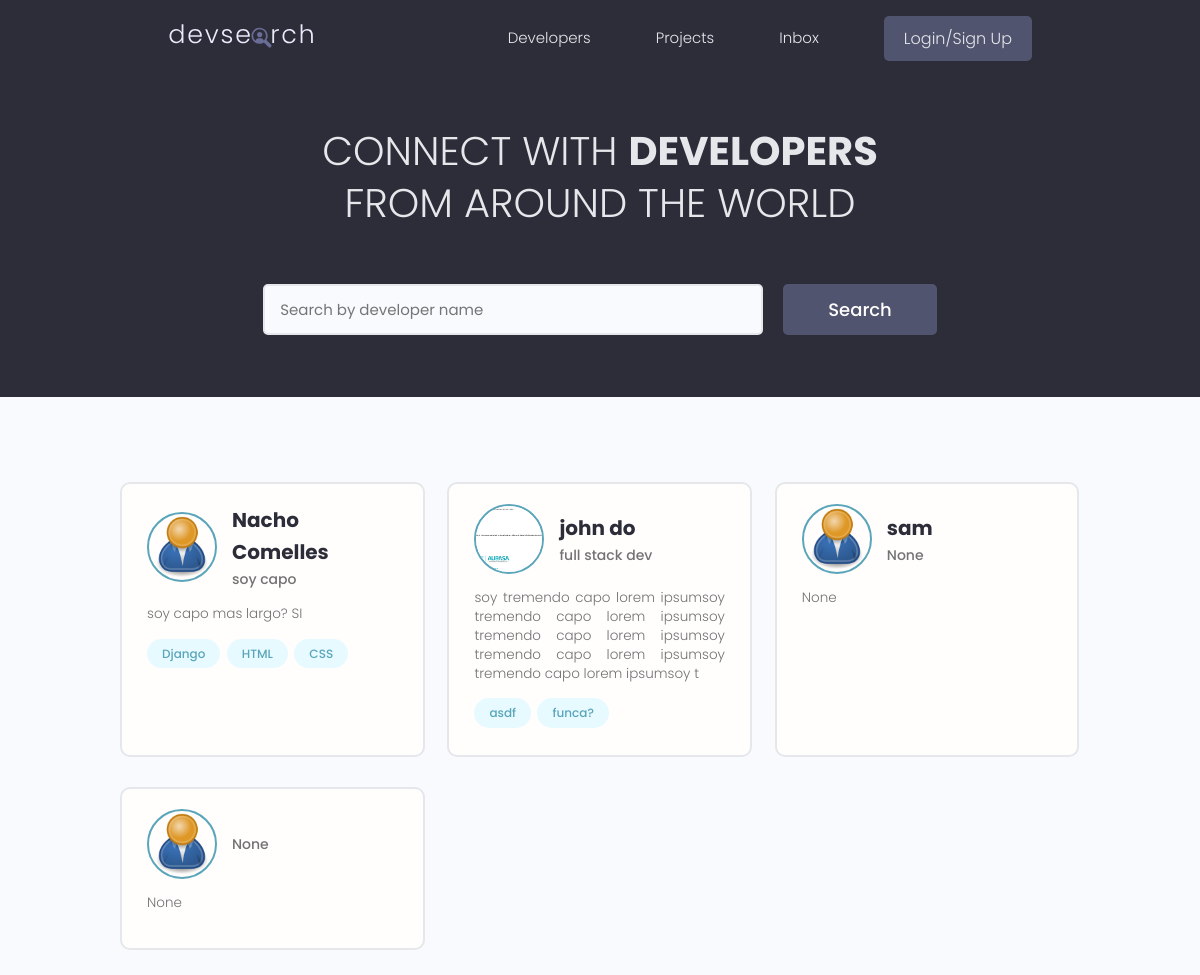
The page / on the database its author committed.
### users/models.py (models this page shows, shortened)
class Profile(models.Model):
    user = models.OneToOneField(User, on_delete=models.CASCADE, null=True, blank=True, related_name='profile')
    username = models.CharField(max_length=200, blank=True, null= True)
    location = models.CharField(max_length=200, blank=True, null= True)
    name = models.CharField(max_length=200, blank=True, null= True)
    email = models.EmailField(max_length=500, blank=True, null= True)
    short_intro = models.CharField(max_length=200, blank=True, null= True)
    bio = models.TextField(blank= True, null = True)
    profile_image = models.ImageField(null=True, blank=True, upload_to= 'profiles/', default='profiles/user-default.png')
    social_github = models.CharField(max_length=200, blank=True, null= True)
    social_linkedin = models.CharField(max_length=200, blank=True, null= True)
    social_twitter = models.CharField(max_length=200, blank=True, null= True)
    social_youtube = models.CharField(max_length=200, blank=True, null= True)
    social_website = models.CharField(max_length=200, blank=True, null= True)
    created = models.DateTimeField(auto_now_add=True) #crea TimeStamp automaticamente
    id = models.UUIDField(default=uuid.uuid4, unique=True, primary_key=True, editable=False)

class Skill(models.Model):
    owner = models.ForeignKey(Profile, on_delete=models.CASCADE, null=True, blank=True)
    name = models.CharField(max_length=200)
    description = models.TextField(max_length=500, null= True, blank=True)
    created = models.DateTimeField(auto_now_add=True) #crea TimeStamp automaticamente
    id = models.UUIDField(default=uuid.uuid4, unique=True, primary_key=True, editable=False)
    def __str__(self):
        return str(self.name)

### users/views.py (the view)
# urls.py: path('', views.profiles, name = 'profiles'),
def profiles(request):
    profiles = Profile.objects.all()
    context = {'profiles': profiles}
    return render(request, 'users/profiles.html', context)

### users/templates/users/profiles.html (shortened to what this page needs)
{% extends 'main.html' %}
{% block content %}
<main class="home">
    <section class="hero-section text-center">
      <div class="container container--narrow">
        <div class="hero-section__box">
          <h2>CONNECT WITH <span>DEVELOPERS</span></h2>
          <h2>FROM AROUND THE WORLD</h2>
        </div>
        <div class="hero-section__search">
          <form class="form" action="#" method="get">
            <div class="form__field">
              <input class="input input--text" id="formInput#search" type="text" name="text"
                placeholder="Search by developer name" />
            </div>
            <input class="btn btn--sub btn--lg" type="submit" value="Search" />
          </form>
        </div>
      </div>
    </section>
    <section class="devlist">
      <div class="container">
        <div class="grid grid--three">
            {% for profile in profiles%}
          <div class="column card">
            <div class="dev">
              <a href="{% url 'user-profile' profile.id %}" class="card__body">
                <div class="dev__profile">
                  <img class="avatar avatar--md" src="{{profile.profile_image.url}}" alt="image" />
                  <div class="dev__meta">
                    <h3>{{profile.name}}</h3>
                    <h5>{{profile.short_intro|slice:'60'}}</h5>
                  </div>
                </div>
                <p class="dev__info">{{profile.bio|slice:'150'}}</p>
                <div class="dev__skills">
                {% for skill in profile.skill_set.all %}
                  <span class="tag tag--pill tag--main">
                    <small>{{skill}}</small>
                  </span>
                {% endfor %}
                </div>
              </a>
            </div>
          </div>
          {% endfor %}
        </div>
      </div>
    </section>
  </main>
</body>
{% endblock content %}

### static/styles/app.css (style rules this page uses)
:root { --color-sub: #2d2d39; }
.btn--sub { background-color: var(--color-sub-light); }
.card { border: 2px solid var(--color-light); }
img { width: 100%; }
.hero-section { height: 40vh; display: flex; align-items: center; background-color: var(--color-sub); }
.hero-section__box { margin-bottom: 4rem; }
.hero-section__box > h2, .hero-section__box > h2 > span { font-size: 4rem; color: var(--color-light); line-height: 1.3; text-transform: uppercase; }
.hero-section__box > h2 { font-weight: 300; }
.hero-section__box > h2 > span { font-weight: 700; }
.hero-section__search > .form { display: flex; align-items: center; justify-content: center; gap: 2rem; }
.hero-section__search > .form input.input--text { width: 50rem; }
.devlist { margin-top: 8rem; }
.devlist .grid { align-items: stretch; }
.devlist .dev .dev__profile { display: flex; align-items: center; gap: 1.5rem; }
.devlist .dev .dev__meta h3 { color: var(--color-sub); font-size: 2rem; font-weight: 700; }
.devlist .dev .dev__meta h5 { color: var(--color-text); font-size: 1.4rem; font-weight: 500; }
.devlist .dev .dev__info { margin: 1.5rem 0; font-size: 1.35rem; line-height: 1.4; text-align: justify; }

### static/uikit/styles/modules/_variables.css (style rules this page uses)
:root { --color-main: #5aa5b9; --color-main-light: #e6faff; --color-sub: #3f4156; --color-sub-light: #51546e; --color-sub-lighter: #ededfd; --color-text: #737373; --color-gray: #8b8b8b; --color-light: #e5e7eb; --color-light-gray: #767676; --color-bg: #f8fafd; --color-white: #fffefd; --color-white-light: #f3f3f3; --color-success: #359e64; --color-success-bg: #def8e8; --color-error: #fc4b0b; --color-error-bg: #fff2ee; --font-base: 'Poppins', arial, helvetica, 'Segoe UI', roboto, ubuntu, sans-serif; --font-monospace: 'Fira Code', 'Courier New', courier, monospace; --font-regular: 300; --font-medium: 500; --font-bold: 700; --generic-shadow: 1px 1px 5px #00000010; --generic-transition: all 0.3s ease-in-out; }

### static/uikit/styles/modules/_base.css (style rules this page uses)
* { margin: 0; padding: 0; box-sizing: border-box; text-rendering: optimizeLegibility; color: inherit; font-size: inherit; }
html { font-size: 50%; }
@media only screen and (min-width: 480px) { html { font-size: 56.25%; } }
@media only screen and (min-width: 1200px) { html { font-size: 62.5%; } }
body { line-height: 1.6; font-weight: 400; font-size: 1.5rem; color: var(--color-text); background-color: var(--color-bg); min-height: 100vh; }

### static/uikit/styles/modules/_typography.css (style rules this page uses)
* { font-family: var(--font-base); }
h2 { font-size: 3.6rem; font-weight: var(--font-bold); }
h3 { font-size: 3.2rem; font-weight: var(--font-medium); }
h5 { font-size: 2.4rem; font-weight: var(--font-medium); }
h5, h6 { font-weight: var(--font-regular); }
p, span, strong { font-size: 1.6rem; color: var(--color-text); font-weight: var(--font-regular); }
a { padding-bottom: 2px; text-decoration: none; display: inline-block; color: var(--color-main); font-weight: var(--font-medium); }

### static/uikit/styles/modules/_utilities.css (style rules this page uses)
.container { width: 92%; max-width: 165rem; margin: 0 auto; box-sizing: border-box; }
.container--narrow { width: 92%; max-width: 120rem; }
@media screen and (min-width: 1000px) { .container { width: 90%; } }
@media screen and (min-width: 1000px) { .container--narrow { width: 85%; } }
@media screen and (min-width: 1200px) { .container { width: 80%; } }
@media screen and (min-width: 1200px) { .container--narrow { width: 72%; } }
.text-center { text-align: center; }

### static/uikit/styles/modules/_avatar.css (style rules this page uses)
.avatar { border-radius: 50%; border: 2px solid var(--color-main); object-fit: cover; }
.avatar--md { height: 7rem; width: 7rem; }

### static/uikit/styles/modules/_button.css (style rules this page uses)
.btn { display: inline-block; position: relative; cursor: pointer; background-color: var(--color-light); font-weight: var(--font-medium); color: var(--color-sub); text-decoration: none; padding: 1rem 2rem; border-radius: 0.5rem; border: none; width: -webkit-fit-content; width: -moz-fit-content; width: fit-content; height: -webkit-fit-content; height: -moz-fit-content; height: fit-content; font-size: 1.6rem; outline-width: 0; outline-color: transparent; -webkit-backface-visibility: hidden; backface-visibility: hidden; transition: all 0.3s ease-in-out; }
.btn--sub { background-color: var(--color-sub); color: var(--color-white); }
.btn--lg { font-size: 1.8rem; padding: 1.2rem 4.5rem; }

### static/uikit/styles/modules/_card.css (style rules this page uses)
.card { border-radius: 1rem; background-color: var(--color-white); border: 1.5px solid var(--color-light); width: auto; height: auto; margin-top: 0.5rem; margin-bottom: 0.5rem; overflow: hidden; }
.card__body, .card__header { padding: 2rem 2.5rem; }

### rows shown on the page
Profile: profile_image (placeholder picture), name "Nacho Comelles", short_intro "soy capo", bio "soy capo mas largo? SI"
Skill: name "Django"
Skill: name "HTML"
Skill: name "CSS"
Profile: profile_image (picture), name "john do", short_intro "full stack dev", bio "soy tremendo capo lorem ipsumsoy tremendo capo lorem ipsumsoy tremendo capo lorem ipsumsoy tremendo capo lorem ipsumsoy tremendo capo lorem ipsumsoy t"
Skill: name "asdf"
Skill: name "funca?"
Profile: profile_image (placeholder picture), name "sam", short_intro "None", bio "None"
Profile: profile_image (placeholder picture), short_intro "None", bio "None"
